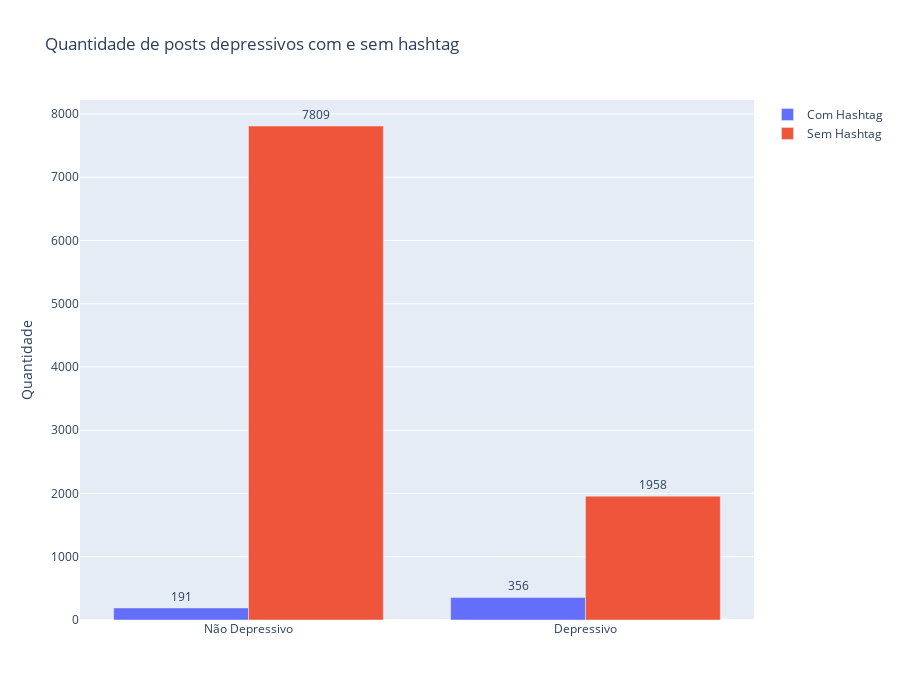

The notebook cell saved with this chart:
### Code cell
hashtag = dados[['index','label','hashtag']].groupby(['label','hashtag']).count().reset_index()

labels = hashtag['label'].unique()

fig = go.Figure(data=[
    go.Bar(name='Com Hashtag', x=labels, y=hashtag[hashtag['hashtag']==True]['index'],
           text=hashtag[hashtag['hashtag']==True]['index'], textposition='outside'),
    go.Bar(name='Sem Hashtag', x=labels, y=hashtag[hashtag['hashtag']==False]['index'],
           text=hashtag[hashtag['hashtag']==False]['index'], textposition='outside')
])

fig.update_layout(
    title='Quantidade de posts depressivos com e sem hashtag',
    yaxis_title='Quantidade',
    xaxis = dict(
        tickvals = ['0','1'],
        ticktext = ['Não Depressivo','Depressivo']),
    width = 900,
    height = 700
)

fig.show()

### Figure 1 — Plotly figure (JSON) as saved in the notebook; plotly's stock layout.template omitted (floating-point values rounded to 4 significant figures)
{"data": [{"name": "Com Hashtag", "text": [191, 356], "textposition": "outside", "type": "bar", "x": [0, 1], "y": [191, 356]}, {"name": "Sem Hashtag", "text": [7809, 1958], "textposition": "outside", "type": "bar", "x": [0, 1], "y": [7809, 1958]}], "layout": {"height": 700, "title": {"text": "Quantidade de posts depressivos com e sem hashtag"}, "width": 900, "xaxis": {"ticktext": ["Não Depressivo", "Depressivo"], "tickvals": ["0", "1"]}, "yaxis": {"title": {"text": "Quantidade"}}}}
